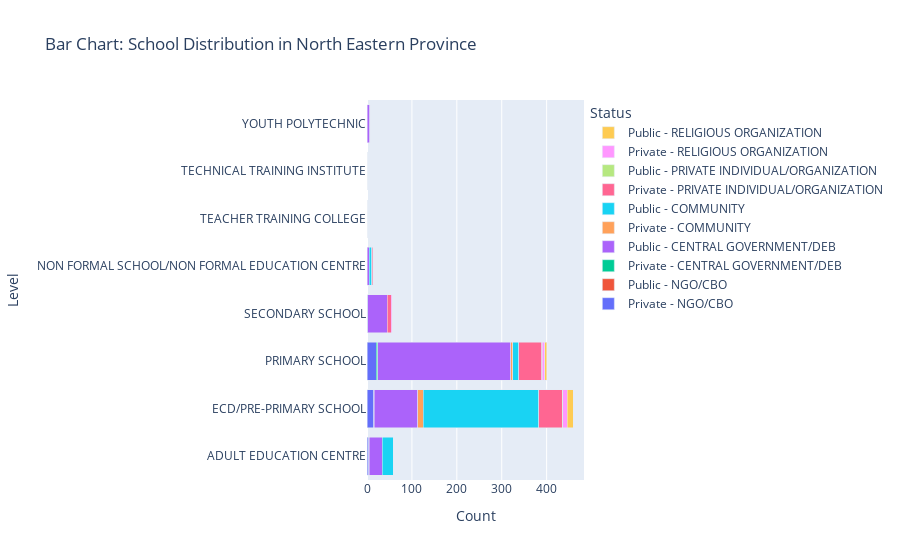

Notebook code cell kept with this figure:
### Code cell
priv_grouped = priv.groupby(['Level', 'Sponsor']).size().reset_index(name='Count')
pub_grouped = pub.groupby(['Level', 'Sponsor']).size().reset_index(name='Count')

unique_sponsors = priv_grouped['Sponsor'].unique()

fig = go.Figure()

for sponsor in unique_sponsors:
    priv_data = priv_grouped[priv_grouped['Sponsor'] == sponsor]
    pub_data = pub_grouped[pub_grouped['Sponsor'] == sponsor]

    fig.add_trace(go.Bar(
        x=priv_data['Count'],
        y=priv_data['Level'],
        name=f'Private - {sponsor}',
        orientation='h'
    ))

    fig.add_trace(go.Bar(
        x=pub_data['Count'],
        y=pub_data['Level'],
        name=f'Public - {sponsor}',
        orientation='h'
    ))


fig.update_layout(
    barmode='stack',
    title='Bar Chart: School Distribution in North Eastern Province',
    xaxis_title='Count',
    yaxis_title='Level',
    legend_title='Status',
)


fig.show()

### Figure 1 — Plotly figure (JSON) as saved in the notebook; plotly's stock layout.template omitted (floating-point values rounded to 4 significant figures)
{"data": [{"name": "Private - NGO/CBO", "orientation": "h", "type": "bar", "x": [4, 15, 21, 2], "y": ["ADULT EDUCATION CENTRE", "ECD/PRE-PRIMARY SCHOOL", "PRIMARY SCHOOL", "SECONDARY SCHOOL"]}, {"name": "Public - NGO/CBO", "orientation": "h", "type": "bar", "x": [1], "y": ["ADULT EDUCATION CENTRE"]}, {"name": "Private - CENTRAL GOVERNMENT/DEB", "orientation": "h", "type": "bar", "x": [1, 3], "y": ["ECD/PRE-PRIMARY SCHOOL", "PRIMARY SCHOOL"]}, {"name": "Public - CENTRAL GOVERNMENT/DEB", "orientation": "h", "type": "bar", "x": [29, 97, 5, 296, 43, 1, 1, 6], "y": ["ADULT EDUCATION CENTRE", "ECD/PRE-PRIMARY SCHOOL", "NON FORMAL SCHOOL/NON FORMAL EDUCATION CENTRE", "PRIMARY SCHOOL", "SECONDARY SCHOOL", "TEACHER TRAINING COLLEGE", "TECHNICAL TRAINING INSTITUTE", "YOUTH POLYTECHNIC"]}, {"name": "Private - COMMUNITY", "orientation": "h", "type": "bar", "x": [12, 5], "y": ["ECD/PRE-PRIMARY SCHOOL", "PRIMARY SCHOOL"]}, {"name": "Public - COMMUNITY", "orientation": "h", "type": "bar", "x": [24, 257, 6, 13], "y": ["ADULT EDUCATION CENTRE", "ECD/PRE-PRIMARY SCHOOL", "NON FORMAL SCHOOL/NON FORMAL EDUCATION CENTRE", "PRIMARY SCHOOL"]}, {"name": "Private - PRIVATE INDIVIDUAL/ORGANIZATION", "orientation": "h", "type": "bar", "x": [53, 2, 51, 9], "y": ["ECD/PRE-PRIMARY SCHOOL", "NON FORMAL SCHOOL/NON FORMAL EDUCATION CENTRE", "PRIMARY SCHOOL", "SECONDARY SCHOOL"]}, {"name": "Public - PRIVATE INDIVIDUAL/ORGANIZATION", "orientation": "h", "type": "bar", "x": [1, 1], "y": ["ECD/PRE-PRIMARY SCHOOL", "PRIMARY SCHOOL"]}, {"name": "Private - RELIGIOUS ORGANIZATION", "orientation": "h", "type": "bar", "x": [10, 6, 2], "y": ["ECD/PRE-PRIMARY SCHOOL", "PRIMARY SCHOOL", "SECONDARY SCHOOL"]}, {"name": "Public - RELIGIOUS ORGANIZATION", "orientation": "h", "type": "bar", "x": [13, 4, 1], "y": ["ECD/PRE-PRIMARY SCHOOL", "PRIMARY SCHOOL", "YOUTH POLYTECHNIC"]}], "layout": {"barmode": "stack", "legend": {"title": {"text": "Status"}}, "title": {"text": "Bar Chart: School Distribution in North Eastern Province"}, "xaxis": {"title": {"text": "Count"}}, "yaxis": {"title": {"text": "Level"}}}}
